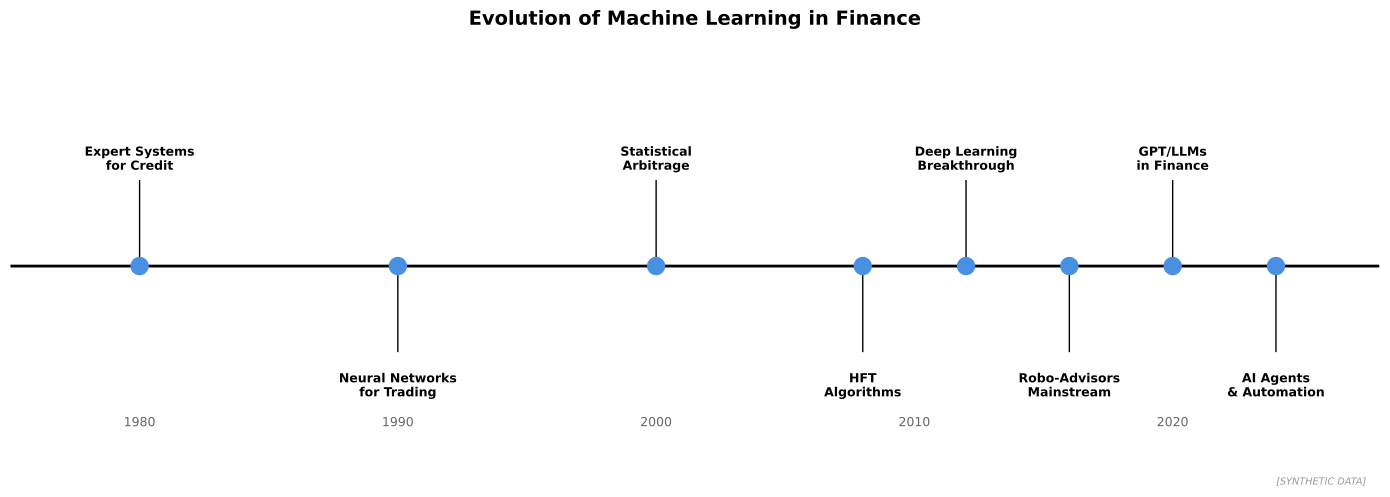

The Python source for this figure:
"""
Evolution of ML in Finance
Historical timeline

Output: ml_finance_timeline.pdf
Module: module_03_ai_ml
Lesson: 25 - Introduction to AI/ML
"""

from pathlib import Path
import matplotlib.pyplot as plt
import numpy as np

CHART_METADATA = {
    'title': 'ML in Finance Timeline',
    'module': 'module_03_ai_ml',
    'lesson': 25,
    'url': 'https://github.com/Digital-AI-Finance/digital-finance/tree/main/module_03_ai_ml/figures/ml_finance_timeline'
}

plt.rcParams.update({'font.size': 10, 'axes.labelsize': 10})

def create_chart():
    fig, ax = plt.subplots(figsize=(14, 5))

    events = [
        (1980, 'Expert Systems\nfor Credit'),
        (1990, 'Neural Networks\nfor Trading'),
        (2000, 'Statistical\nArbitrage'),
        (2008, 'HFT\nAlgorithms'),
        (2012, 'Deep Learning\nBreakthrough'),
        (2016, 'Robo-Advisors\nMainstream'),
        (2020, 'GPT/LLMs\nin Finance'),
        (2024, 'AI Agents\n& Automation')
    ]

    years = [e[0] for e in events]
    labels = [e[1] for e in events]

    # Timeline
    ax.plot([1975, 2028], [0, 0], 'k-', linewidth=2)

    # Events
    for i, (year, label) in enumerate(events):
        y_offset = 0.3 if i % 2 == 0 else -0.3
        ax.scatter(year, 0, s=150, color='#4A90E2', zorder=5)
        ax.plot([year, year], [0, y_offset * 0.8], 'k-', linewidth=1)
        ax.text(year, y_offset, label, ha='center', va='center' if y_offset > 0 else 'top',
                fontsize=9, fontweight='bold')

    ax.set_xlim(1975, 2028)
    ax.set_ylim(-0.6, 0.6)
    ax.axis('off')
    ax.set_title('Evolution of Machine Learning in Finance', fontsize=14, fontweight='bold', pad=20)

    # Year markers
    for year in range(1980, 2025, 10):
        ax.text(year, -0.45, str(year), ha='center', fontsize=9, color='#666666')

    fig.text(0.98, 0.02, '[SYNTHETIC DATA]', fontsize=7, color='#999999', ha='right', style='italic')
    plt.tight_layout()

    output_path = Path(__file__).parent / 'ml_finance_timeline.pdf'
    plt.savefig(output_path, format='pdf', dpi=300, bbox_inches='tight')
    plt.close()
    print(f"Chart saved to: {output_path}")
    return output_path

if __name__ == '__main__':
    create_chart()
